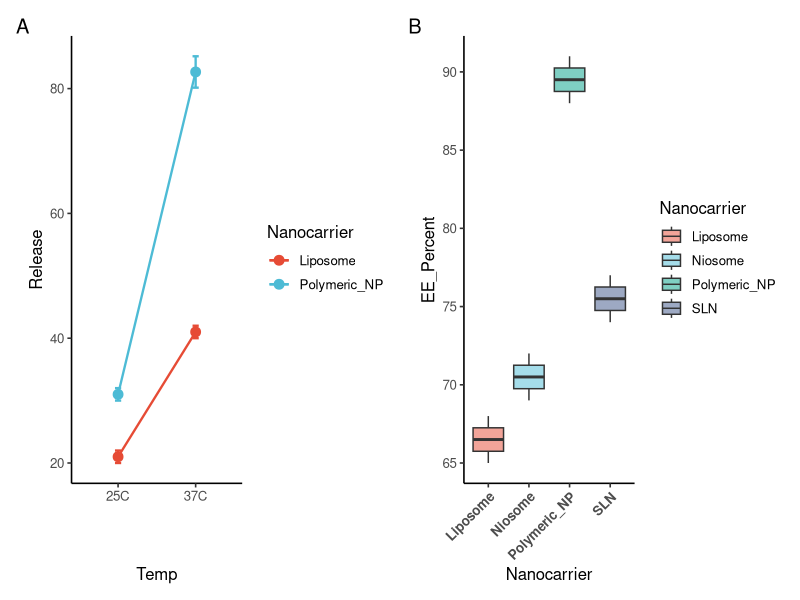
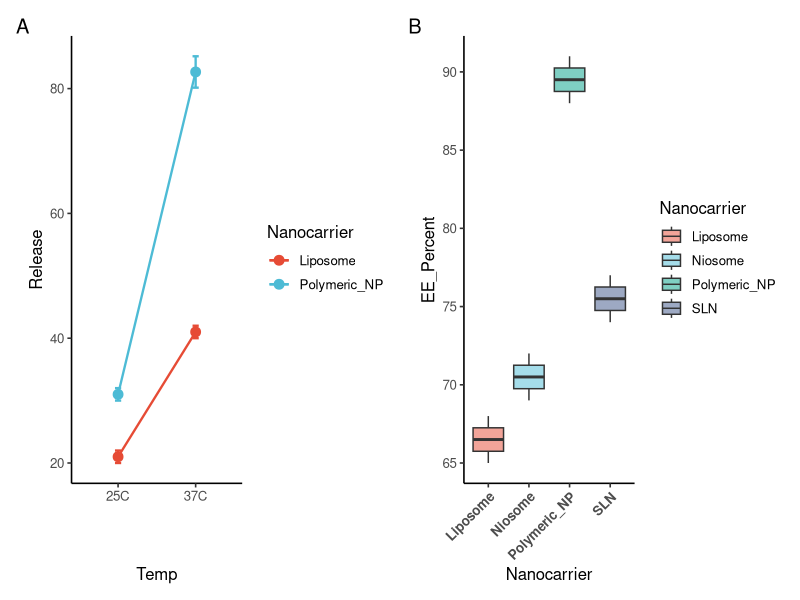

The R script that drew these images, in order:
# Description : Enhances multi-panel scientific visualization by applying the Nature Publishing Group (NPG) color palette via ggsci (scale_color_npg & scale_fill_npg) to a patchwork composite figure of drug release kinetics and encapsulation efficiency, exported at 300 DPI.
#__________________________________________________________________________

library(tidyverse)
library(patchwork)
library(ggsci)

twoway_df <- data.frame(
  Nanocarrier = rep(c("Liposome", "Liposome", "Polymeric_NP", "Polymeric_NP"), each = 3),
  Temp        = rep(c("25C", "37C", "25C", "37C"), each = 3),
  Release     = c(
    20, 22, 21,   # Liposome at 25C
    40, 42, 41,   # Liposome at 37C
    30, 32, 31,   # Polymeric_NP at 25C
    80, 85, 83    # Polymeric_NP at 37C
  )
)

ee_df <- data.frame(
  Nanocarrier = rep(c("Liposome", "Niosome", "Polymeric_NP", "SLN"), each = 4),
  EE_Percent  = c(
    65, 68, 66, 67,
    70, 72, 69, 71,
    88, 91, 89, 90,
    75, 77, 74, 76
  )
)


plot1 <- ggplot(twoway_df, aes(x = Temp, y = Release, group = Nanocarrier, color = Nanocarrier))+
stat_summary(fun = mean, geom = "line", linewidth = 0.8)+
stat_summary(fun = mean, geom = "point", size = 3)+
stat_summary(fun.data = mean_sdl, fun.args = list(mult = 1), geom = "errorbar", width = 0.08, linewidth = 0.8 )+
theme_classic(base_size = 12) + scale_color_npg()



plot2 <- ggplot(ee_df, aes(x =  Nanocarrier, y = EE_Percent, fill = Nanocarrier)) + geom_boxplot(alpha = 0.5)+
theme_classic(base_size = 12) + theme(axis.text.x = element_text(angle = 45, hjust = 1, face = "bold")) + scale_fill_npg()

combined_fig <- (plot1 + plot2) + plot_annotation(tag_levels = "A")
print(combined_fig)

save <- ggsave(filename = "combined_fig.png", plot = combined_fig, width = 24, height = 10, units = "cm", dpi = 300)
